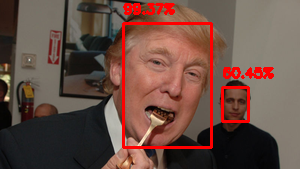
#> input picture detect.png, 300 x 169 px
$ python posterize.py detect.png
#> lines starting #> are read from the running program, lines starting #| are printed output that depends on the picture
import numpy as np
import cv2
import time
import sys
ts = int(time.time())

im = cv2.imread(sys.argv[1])
#> im is the input picture: shape (169, 300, 3); mean B, G, R 67.3, 76.7, 105.5

n = 3  # Number of levels of quantization

indices = np.arange(0,256)   # List of all colors

divider = np.linspace(0,255,n+1)[1] # we get a divider

quantiz = np.int0(np.linspace(0,255,n)) # we get quantization colors

color_levels = np.clip(np.int0(indices/divider),0,n-1) # color levels 0,1,2..

palette = quantiz[color_levels] # Creating the palette

im2 = palette[im]  # Applying palette on image
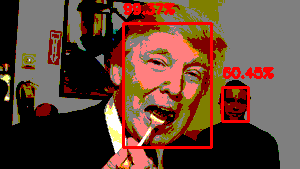
#> im2: shape (169, 300, 3) int64; mean B, G, R 54.3, 68.4, 100.8

im2 = cv2.convertScaleAbs(im2) # Converting image back to uint8
cv2.imwrite(f"ws_tests/{ts}.0.posterize.png", im2)
cv2.imshow('im2',im2)
cv2.waitKey(0)
cv2.destroyAllWindows()
